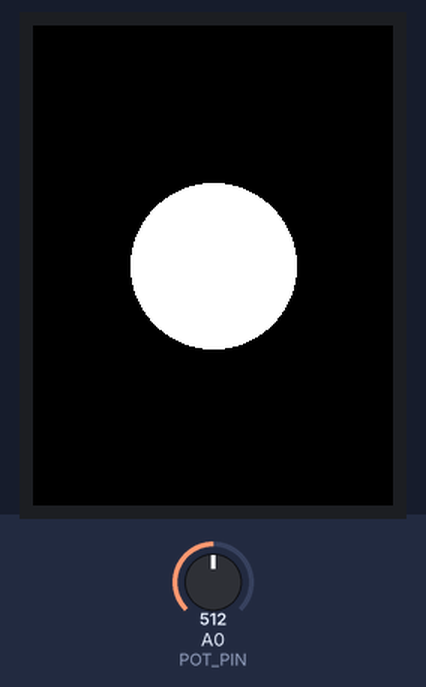
Simulated run of this sketch. Board: Arduino Uno, built with avr-gcc and run on an emulated ATmega328P. On the bench: 240×320 colour display. Inputs (shaded band) come from the test bench; at power-on: A0 (POT_PIN) = 512.

Above: at 2.1 s.
2.2 s: A0 (POT_PIN) set to 716
At 3.7 s:
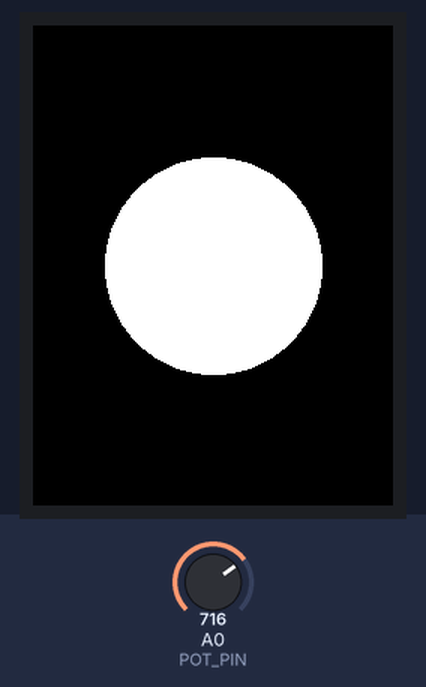
4.0 s: A0 (POT_PIN) set to 900
At 5.1 s:
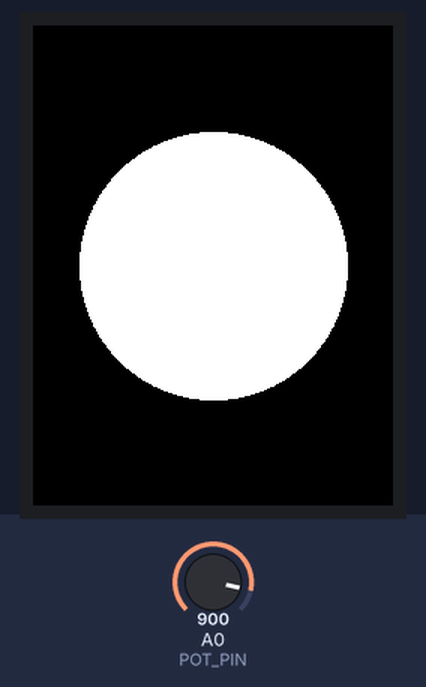
6.2 s: A0 (POT_PIN) set to 1023
At 7.4 s:
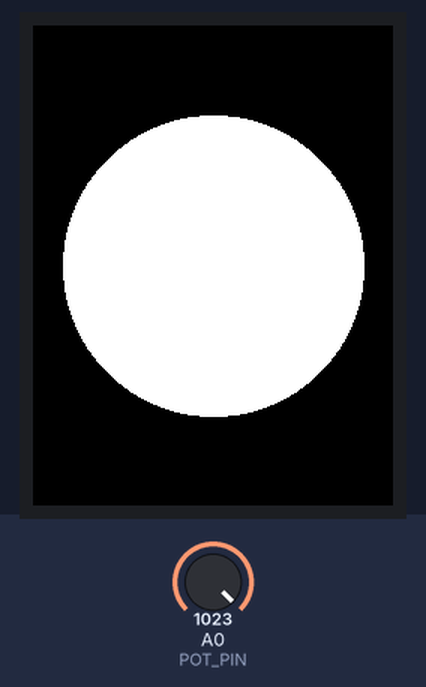
Timing chart, 0 to 9.2 s (numbered marks = the images above; inputs shaded):
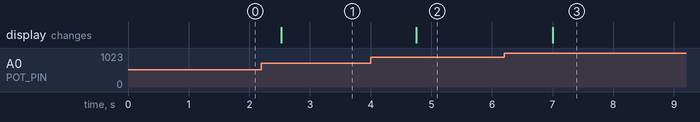

The sketch:

TFT_Display_ILI9431_Teil3.ino
```cpp
#include <Adafruit_GFX.h>
#include <Adafruit_ILI9341.h>

// Das ILI9341-Display verwendet den SPI-Bus des Arduino.
// Die SPI-Pins (MOSI, MISO, SCK) sind hardwarebedingt festgelegt:
// - MOSI (D11 bei Arduino UNO) -> Datenleitung zum Display
// - MISO (D12 bei Arduino UNO) -> Nicht benötigt für das Display
// - SCK (D13 bei Arduino UNO) -> Taktsignal
//
// Zusätzlich benötigen wir drei frei wählbare Pins für Steuerleitungen:
#define TFT_CS     10  // Chip Select (aktiviert das Display für die Kommunikation)
#define TFT_RST    9   // Reset (zurücksetzen des Displays, kann auch an 3,3V angeschlossen werden)
#define TFT_DC     8   // Data/Command (Steuert, ob Daten oder Befehle gesendet werden)

// Initialisiere das Display-Objekt mit den definierten Pins
Adafruit_ILI9341 tft = Adafruit_ILI9341(TFT_CS, TFT_DC, TFT_RST);

#define BUTTON_PIN 2   // Pin für den Taster
#define POT_PIN A0     // Pin für das Potentiometer

int currentColor = 0; // Variable zur Speicherung der aktuellen Farbe

void setup() {
    // Starte die Kommunikation mit dem Display
    tft.begin();

    // Setze die Ausrichtung des Displays (0-3 möglich)
    tft.setRotation(0); // Hochformat

    // Setze den Pin für den Taster als Eingang
    pinMode(BUTTON_PIN, INPUT_PULLUP);

    // Fülle den Bildschirm mit Schwarz (Hintergrundfarbe)
    tft.fillScreen(ILI9341_BLACK);

    // --- Wähle hier die gewünschte Funktion aus, indem du die Kommentarzeichen entfernst ---

     //changeBackgroundWithButton(); // Taster verändert die Hintergrundfarbe
     changeCircleSizeWithPot();    // Potentiometer steuert die Größe eines Kreises
}

void loop() {
    // Keine Loop-Funktion nötig, außer für Animationen oder Interaktionen
}

// --- Funktion: Taster verändert die Hintergrundfarbe ---
void changeBackgroundWithButton() {
    while (true) {
        if (digitalRead(BUTTON_PIN) == LOW) { // Taster gedrückt
            currentColor++;
            if (currentColor > 5) {
                currentColor = 0; // Zurücksetzen nach der letzten Farbe
            }

            // Wähle Farbe basierend auf currentColor
            switch (currentColor) {
                case 0: tft.fillScreen(ILI9341_BLACK); break;
                case 1: tft.fillScreen(ILI9341_RED); break;
                case 2: tft.fillScreen(ILI9341_GREEN); break;
                case 3: tft.fillScreen(ILI9341_BLUE); break;
                case 4: tft.fillScreen(ILI9341_YELLOW); break;
                case 5: tft.fillScreen(ILI9341_CYAN); break;
            }
            delay(300); // Kleiner Delay, um mehrfaches Auslösen zu verhindern
        }
    }
}

// --- Funktion: Potentiometer steuert die Größe eines Kreises ---
void changeCircleSizeWithPot() {
    while (true) {
        int potValue = analogRead(POT_PIN); // Lese den Wert des Potentiometers
        int radius = map(potValue, 0, 1023, 10, 100); // Skaliere Wert auf 10-100

        // Lösche alten Kreis
        tft.fillScreen(ILI9341_BLACK);

        // Zeichne neuen Kreis
        tft.fillCircle(120, 160, radius, ILI9341_WHITE);

        delay(1000); // Kurze Pause für stabilere Anzeige
    }
}
```

Measured:
- after the input at 2.2 s, the display: changes after 0.33 s (image 1)
- after the input at 4.0 s, the display: changes after 0.76 s (image 2)
- after the input at 6.2 s, the display: changes after 0.80 s (image 3)
